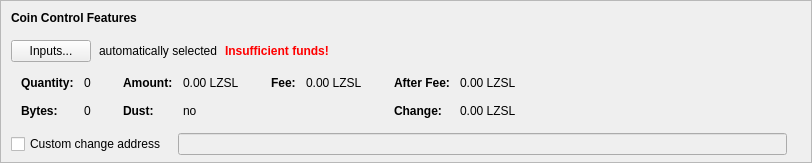
    <widget class="QFrame" name="frameCoinControl">
     <property name="sizePolicy">
      <sizepolicy hsizetype="Expanding" vsizetype="Expanding">
       <horstretch>0</horstretch>
       <verstretch>0</verstretch>
      </sizepolicy>
     </property>
     <property name="maximumSize">
      <size>
       <width>16777215</width>
       <height>16777215</height>
      </size>
     </property>
     <property name="frameShape">
      <enum>QFrame::StyledPanel</enum>
     </property>
     <property name="frameShadow">
      <enum>QFrame::Sunken</enum>
     </property>
     <layout class="QVBoxLayout" name="verticalLayoutCoinControl2">
      <property name="spacing">
       <number>0</number>
      </property>
      <property name="leftMargin">
       <number>0</number>
      </property>
      <property name="topMargin">
       <number>0</number>
      </property>
      <property name="rightMargin">
       <number>0</number>
      </property>
      <property name="bottomMargin">
       <number>6</number>
      </property>
      <item>
       <layout class="QVBoxLayout" name="verticalLayoutCoinControl" stretch="0,0,0,0,1">
        <property name="spacing">
         <number>0</number>
        </property>
        <property name="leftMargin">
         <number>10</number>
        </property>
        <property name="topMargin">
         <number>10</number>
        </property>
        <item>
         <layout class="QHBoxLayout" name="horizontalLayoutCoinControl1">
          <property name="bottomMargin">
           <number>15</number>
          </property>
          <item>
           <widget class="QLabel" name="labelCoinControlFeatures">
            <property name="sizePolicy">
             <sizepolicy hsizetype="Preferred" vsizetype="Maximum">
              <horstretch>0</horstretch>
              <verstretch>0</verstretch>
             </sizepolicy>
            </property>
            <property name="font">
             <font>
              <weight>75</weight>
              <bold>true</bold>
             </font>
            </property>
            <property name="styleSheet">
             <string notr="true">font-weight:bold;</string>
            </property>
            <property name="text">
             <string>Coin Control Features</string>
            </property>
           </widget>
          </item>
         </layout>
        </item>
        <item>
         <layout class="QHBoxLayout" name="horizontalLayoutCoinControl2" stretch="0,0,0,0">
          <property name="spacing">
           <number>8</number>
          </property>
          <property name="bottomMargin">
           <number>10</number>
          </property>
          <item>
           <widget class="QPushButton" name="pushButtonCoinControl">
            <property name="styleSheet">
             <string notr="true"/>
            </property>
            <property name="text">
             <string>Inputs...</string>
            </property>
            <property name="autoDefault">
             <bool>false</bool>
            </property>
           </widget>
          </item>
          <item>
           <widget class="QLabel" name="labelCoinControlAutomaticallySelected">
            <property name="text">
             <string>automatically selected</string>
            </property>
            <property name="margin">
             <number>5</number>
            </property>
           </widget>
          </item>
          <item>
           <widget class="QLabel" name="labelCoinControlInsuffFunds">
            <property name="font">
             <font>
              <weight>75</weight>
              <bold>true</bold>
             </font>
            </property>
            <property name="styleSheet">
             <string notr="true">color:red;font-weight:bold;</string>
            </property>
            <property name="text">
             <string>Insufficient funds!</string>
            </property>
            <property name="margin">
             <number>5</number>
            </property>
           </widget>
          </item>
          <item>
           <spacer name="horizontalSpacerCoinControl">
            <property name="orientation">
             <enum>Qt::Horizontal</enum>
            </property>
            <property name="sizeHint" stdset="0">
             <size>
              <width>40</width>
              <height>1</height>
             </size>
            </property>
           </spacer>
          </item>
         </layout>
        </item>
        <item>
         <widget class="QWidget" name="widgetCoinControl" native="true">
          <property name="sizePolicy">
           <sizepolicy hsizetype="Preferred" vsizetype="Preferred">
            <horstretch>0</horstretch>
            <verstretch>0</verstretch>
           </sizepolicy>
          </property>
          <property name="minimumSize">
           <size>
            <width>0</width>
            <height>0</height>
           </size>
          </property>
          <property name="styleSheet">
           <string notr="true"/>
          </property>
          <layout class="QHBoxLayout" name="horizontalLayoutCoinControl5">
           <property name="leftMargin">
            <number>0</number>
           </property>
           <property name="topMargin">
            <number>0</number>
           </property>
           <property name="rightMargin">
            <number>0</number>
           </property>
           <property name="bottomMargin">
            <number>0</number>
           </property>
           <item>
            <layout class="QHBoxLayout" name="horizontalLayoutCoinControl3" stretch="0,0,0,1">
             <property name="spacing">
              <number>20</number>
             </property>
             <property name="topMargin">
              <number>0</number>
             </property>
             <property name="bottomMargin">
              <number>10</number>
             </property>
             <item>
              <layout class="QFormLayout" name="formLayoutCoinControl1">
               <property name="horizontalSpacing">
                <number>10</number>
               </property>
               <property name="verticalSpacing">
                <number>14</number>
               </property>
               <property name="leftMargin">
                <number>10</number>
               </property>
               <property name="topMargin">
                <number>4</number>
               </property>
               <property name="rightMargin">
                <number>6</number>
               </property>
               <item row="0" column="0">
                <widget class="QLabel" name="labelCoinControlQuantityText">
                 <property name="font">
                  <font>
                   <weight>75</weight>
                   <bold>true</bold>
                  </font>
                 </property>
                 <property name="text">
                  <string>Quantity:</string>
                 </property>
                 <property name="margin">
                  <number>0</number>
                 </property>
                </widget>
               </item>
               <item row="0" column="1">
                <widget class="QLabel" name="labelCoinControlQuantity">
                 <property name="cursor">
                  <cursorShape>IBeamCursor</cursorShape>
                 </property>
                 <property name="contextMenuPolicy">
                  <enum>Qt::ActionsContextMenu</enum>
                 </property>
                 <property name="text">
                  <string notr="true">0</string>
                 </property>
                 <property name="margin">
                  <number>0</number>
                 </property>
                 <property name="textInteractionFlags">
                  <set>Qt::LinksAccessibleByMouse|Qt::TextSelectableByKeyboard|Qt::TextSelectableByMouse</set>
                 </property>
                </widget>
               </item>
               <item row="1" column="0">
                <widget class="QLabel" name="labelCoinControlBytesText">
                 <property name="font">
                  <font>
                   <weight>75</weight>
                   <bold>true</bold>
                  </font>
                 </property>
                 <property name="text">
                  <string>Bytes:</string>
                 </property>
                </widget>
               </item>
               <item row="1" column="1">
                <widget class="QLabel" name="labelCoinControlBytes">
                 <property name="cursor">
                  <cursorShape>IBeamCursor</cursorShape>
                 </property>
                 <property name="contextMenuPolicy">
                  <enum>Qt::ActionsContextMenu</enum>
                 </property>
                 <property name="text">
                  <string notr="true">0</string>
                 </property>
                 <property name="textInteractionFlags">
                  <set>Qt::LinksAccessibleByMouse|Qt::TextSelectableByKeyboard|Qt::TextSelectableByMouse</set>
                 </property>
                </widget>
               </item>
              </layout>
             </item>
             <item>
              <layout class="QFormLayout" name="formLayoutCoinControl2">
               <property name="horizontalSpacing">
                <number>10</number>
               </property>
               <property name="verticalSpacing">
                <number>14</number>
               </property>
               <property name="leftMargin">
                <number>6</number>
               </property>
               <property name="topMargin">
                <number>4</number>
               </property>
               <property name="rightMargin">
                <number>6</number>
               </property>
               <item row="0" column="0">
                <widget class="QLabel" name="labelCoinControlAmountText">
                 <property name="font">
                  <font>
                   <weight>75</weight>
                   <bold>true</bold>
                  </font>
                 </property>
                 <property name="text">
                  <string>Amount:</string>
                 </property>
                 <property name="margin">
                  <number>0</number>
                 </property>
                </widget>
               </item>
               <item row="0" column="1">
                <widget class="QLabel" name="labelCoinControlAmount">
                 <property name="cursor">
                  <cursorShape>IBeamCursor</cursorShape>
                 </property>
                 <property name="contextMenuPolicy">
                  <enum>Qt::ActionsContextMenu</enum>
                 </property>
                 <property name="text">
                  <string notr="true">0.00 LZSL</string>
                 </property>
                 <property name="textInteractionFlags">
                  <set>Qt::LinksAccessibleByMouse|Qt::TextSelectableByKeyboard|Qt::TextSelectableByMouse</set>
                 </property>
                </widget>
               </item>
               <item row="1" column="0">
                <widget class="QLabel" name="labelCoinControlLowOutputText">
                 <property name="font">
                  <font>
                   <weight>75</weight>
                   <bold>true</bold>
                  </font>
                 </property>
                 <property name="text">
                  <string>Dust:</string>
                 </property>
                </widget>
               </item>
               <item row="1" column="1">
                <widget class="QLabel" name="labelCoinControlLowOutput">
                 <property name="cursor">
                  <cursorShape>IBeamCursor</cursorShape>
                 </property>
                 <property name="contextMenuPolicy">
                  <enum>Qt::ActionsContextMenu</enum>
                 </property>
                 <property name="text">
                  <string notr="true">no</string>
                 </property>
                 <property name="textInteractionFlags">
                  <set>Qt::LinksAccessibleByMouse|Qt::TextSelectableByKeyboard|Qt::TextSelectableByMouse</set>
                 </property>
                </widget>
               </item>
              </layout>
             </item>
             <item>
              <layout class="QFormLayout" name="formLayoutCoinControl3">
               <property name="horizontalSpacing">
                <number>10</number>
               </property>
               <property name="verticalSpacing">
                <number>14</number>
               </property>
               <property name="leftMargin">
                <number>6</number>
               </property>
               <property name="topMargin">
                <number>4</number>
               </property>
               <property name="rightMargin">
                <number>6</number>
               </property>
               <item row="0" column="0">
                <widget class="QLabel" name="labelCoinControlFeeText">
                 <property name="font">
                  <font>
                   <weight>75</weight>
                   <bold>true</bold>
                  </font>
                 </property>
                 <property name="text">
                  <string>Fee:</string>
                 </property>
                 <property name="margin">
                  <number>0</number>
                 </property>
                </widget>
               </item>
               <item row="0" column="1">
                <widget class="QLabel" name="labelCoinControlFee">
                 <property name="cursor">
                  <cursorShape>IBeamCursor</cursorShape>
                 </property>
                 <property name="contextMenuPolicy">
                  <enum>Qt::ActionsContextMenu</enum>
                 </property>
                 <property name="text">
                  <string notr="true">0.00 LZSL</string>
                 </property>
                 <property name="textInteractionFlags">
                  <set>Qt::LinksAccessibleByMouse|Qt::TextSelectableByKeyboard|Qt::TextSelectableByMouse</set>
                 </property>
                </widget>
               </item>
              </layout>
             </item>
             <item>
              <layout class="QFormLayout" name="formLayoutCoinControl4">
               <property name="horizontalSpacing">
                <number>10</number>
               </property>
               <property name="verticalSpacing">
                <number>14</number>
               </property>
               <property name="leftMargin">
                <number>6</number>
               </property>
               <property name="topMargin">
                <number>4</number>
               </property>
               <property name="rightMargin">
                <number>6</number>
               </property>
               <item row="0" column="0">
                <widget class="QLabel" name="labelCoinControlAfterFeeText">
                 <property name="font">
                  <font>
                   <weight>75</weight>
                   <bold>true</bold>
                  </font>
                 </property>
                 <property name="text">
                  <string>After Fee:</string>
                 </property>
                 <property name="margin">
                  <number>0</number>
                 </property>
                </widget>
               </item>
               <item row="0" column="1">
                <widget class="QLabel" name="labelCoinControlAfterFee">
                 <property name="cursor">
                  <cursorShape>IBeamCursor</cursorShape>
                 </property>
                 <property name="contextMenuPolicy">
                  <enum>Qt::ActionsContextMenu</enum>
                 </property>
                 <property name="text">
                  <string notr="true">0.00 LZSL</string>
                 </property>
                 <property name="textInteractionFlags">
                  <set>Qt::LinksAccessibleByMouse|Qt::TextSelectableByKeyboard|Qt::TextSelectableByMouse</set>
                 </property>
                </widget>
               </item>
               <item row="1" column="0">
                <widget class="QLabel" name="labelCoinControlChangeText">
                 <property name="font">
                  <font>
                   <weight>75</weight>
                   <bold>true</bold>
                  </font>
                 </property>
                 <property name="text">
                  <string>Change:</string>
                 </property>
                </widget>
               </item>
               <item row="1" column="1">
                <widget class="QLabel" name="labelCoinControlChange">
                 <property name="cursor">
                  <cursorShape>IBeamCursor</cursorShape>
                 </property>
                 <property name="contextMenuPolicy">
                  <enum>Qt::ActionsContextMenu</enum>
                 </property>
                 <property name="text">
                  <string notr="true">0.00 LZSL</string>
                 </property>
                 <property name="textInteractionFlags">
                  <set>Qt::LinksAccessibleByMouse|Qt::TextSelectableByKeyboard|Qt::TextSelectableByMouse</set>
                 </property>
                </widget>
               </item>
              </layout>
             </item>
            </layout>
           </item>
          </layout>
         </widget>
        </item>
        <item>
         <layout class="QHBoxLayout" name="horizontalLayoutCoinControl4" stretch="0,0,0">
          <property name="spacing">
           <number>12</number>
          </property>
          <property name="sizeConstraint">
           <enum>QLayout::SetDefaultConstraint</enum>
          </property>
          <property name="topMargin">
           <number>5</number>
          </property>
          <property name="rightMargin">
           <number>5</number>
          </property>
          <item>
           <widget class="QCheckBox" name="checkBoxCoinControlChange">
            <property name="toolTip">
             <string>If this is activated, but the change address is empty or invalid, change will be sent to a newly generated address.</string>
            </property>
            <property name="text">
             <string>Custom change address</string>
            </property>
           </widget>
          </item>
          <item>
           <widget class="QValidatedLineEdit" name="lineEditCoinControlChange">
            <property name="enabled">
             <bool>false</bool>
            </property>
            <property name="sizePolicy">
             <sizepolicy hsizetype="Expanding" vsizetype="Fixed">
              <horstretch>0</horstretch>
              <verstretch>0</verstretch>
             </sizepolicy>
            </property>
           </widget>
          </item>
          <item>
           <widget class="QLabel" name="labelCoinControlChangeLabel">
            <property name="sizePolicy">
             <sizepolicy hsizetype="Preferred" vsizetype="Expanding">
              <horstretch>0</horstretch>
              <verstretch>0</verstretch>
             </sizepolicy>
            </property>
            <property name="minimumSize">
             <size>
              <width>0</width>
              <height>0</height>
             </size>
            </property>
            <property name="text">
             <string/>
            </property>
            <property name="margin">
             <number>3</number>
            </property>
           </widget>
          </item>
         </layout>
        </item>
        <item>
         <spacer name="verticalSpacerCoinControl">
          <property name="orientation">
           <enum>Qt::Vertical</enum>
          </property>
          <property name="sizeHint" stdset="0">
           <size>
            <width>800</width>
            <height>1</height>
           </size>
          </property>
         </spacer>
        </item>
       </layout>
      </item>
     </layout>
    </widget>
